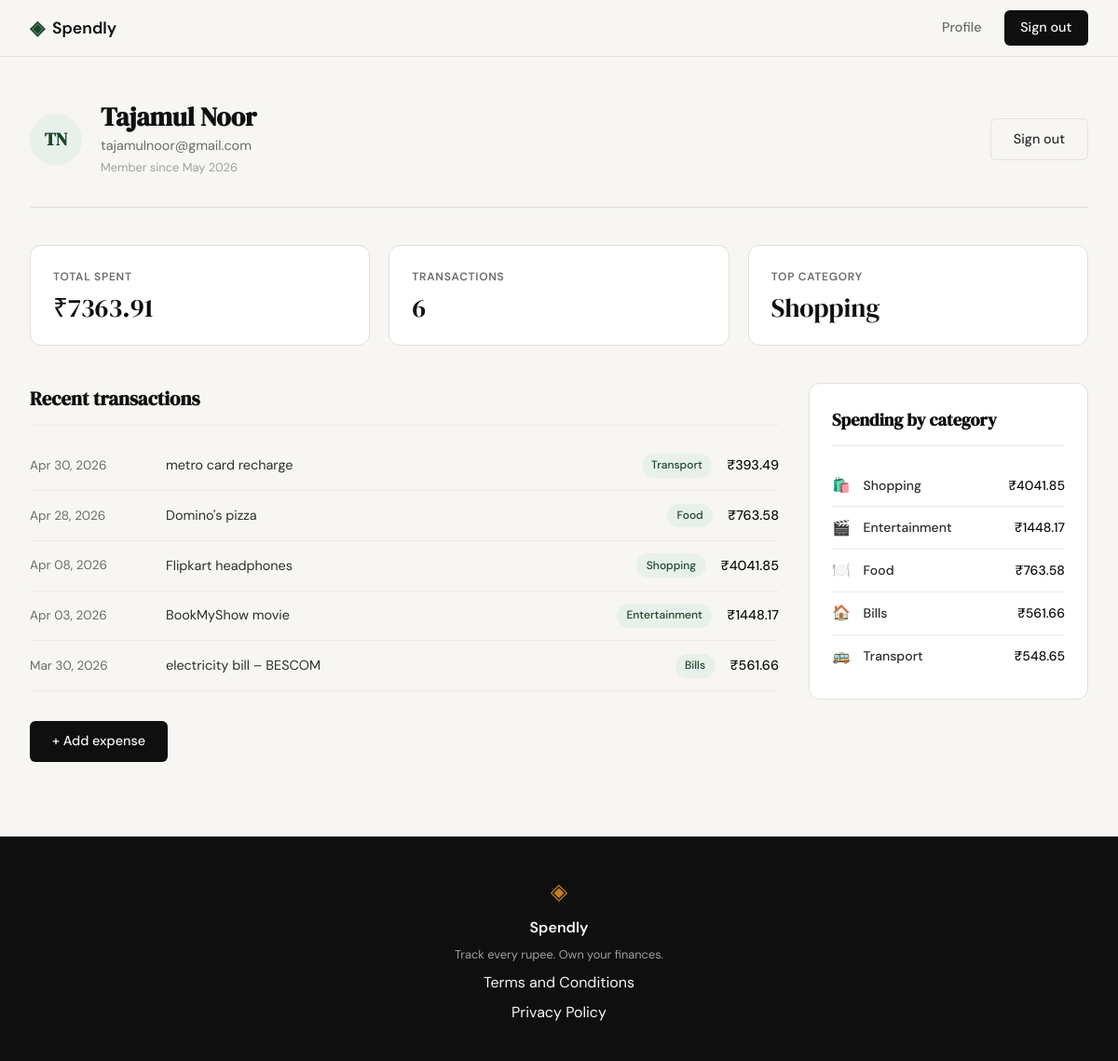
Screenshot of /profile (signed in) with the database file from the repository.
### tables this page shows
CREATE TABLE users (
            id            INTEGER PRIMARY KEY AUTOINCREMENT,
            name          TEXT    NOT NULL,
            email         TEXT    NOT NULL UNIQUE,
            password_hash TEXT    NOT NULL,
            created_at    TEXT    DEFAULT (datetime('now'))
        );

CREATE TABLE expenses (
            id          INTEGER PRIMARY KEY AUTOINCREMENT,
            user_id     INTEGER NOT NULL REFERENCES users(id),
            amount      REAL    NOT NULL,
            category    TEXT    NOT NULL,
            date        TEXT    NOT NULL,
            description TEXT,
            created_at  TEXT    DEFAULT (datetime('now'))
        );

### app.py (the view)
@app.route("/profile")
@login_required
def profile():
    db = get_db()
    uid = session["user_id"]
    row = db.execute(
        "SELECT name, email, created_at FROM users WHERE id = ?", (uid,)
    ).fetchone()
    words = row["name"].split()
    initials = (words[0][0] + (words[-1][0] if len(words) > 1 else "")).upper()
    member_since = datetime.strptime(row["created_at"][:10], "%Y-%m-%d").strftime("%B %Y")
    user = {
        "name": row["name"],
        "email": row["email"],
        "initials": initials,
        "member_since": member_since,
    }
    agg = db.execute(
        "SELECT COALESCE(SUM(amount), 0) AS total, COUNT(*) AS cnt "
        "FROM expenses WHERE user_id = ?", (uid,)
    ).fetchone()
    top = db.execute(
        "SELECT category FROM expenses WHERE user_id = ? "
        "GROUP BY category ORDER BY SUM(amount) DESC LIMIT 1", (uid,)
    ).fetchone()
    stats = {
        "total_spent": f"₹{agg['total']:.2f}",
        "transaction_count": agg["cnt"],
        "top_category": top["category"] if top else "—",
    }
    rows = db.execute(
        "SELECT date, description, category, amount FROM expenses "
        "WHERE user_id = ? ORDER BY date DESC LIMIT 5", (uid,)
    ).fetchall()
    transactions = [
        {
            "date": datetime.strptime(r["date"], "%Y-%m-%d").strftime("%b %d, %Y"),
            "description": r["description"] or "",
            "category": r["category"],
            "amount": f"₹{r['amount']:.2f}",
        }
        for r in rows
    ]
    cat_rows = db.execute(
        "SELECT category, SUM(amount) AS total FROM expenses "
        "WHERE user_id = ? GROUP BY category ORDER BY total DESC", (uid,)
    ).fetchall()
    categories = [
        {
            "name": c["category"],
            "total": f"₹{c['total']:.2f}",
            "icon": CATEGORY_ICONS.get(c["category"], "📦"),
        }
        for c in cat_rows
    ]
    db.close()
    return render_template("profile.html",
                           user=user,
                           stats=stats,
                           transactions=transactions,
                           categories=categories)

### app.py (called while the page is built)
def login_required(f):
    @wraps(f)
    def decorated_function(*args, **kwargs):
        if 'user_id' not in session:
            return redirect(url_for('login'))
        return f(*args, **kwargs)
    return decorated_function

### database/db.py (called while the page is built)
def get_db():
    conn = sqlite3.connect(DB_PATH)
    conn.row_factory = sqlite3.Row
    conn.execute("PRAGMA foreign_keys = ON")
    return conn

### templates/profile.html (shortened to what this page needs)
{% extends "base.html" %}
{% block content %}
<section class="profile-page">
    <div class="profile-inner">
        <div class="profile-header">
            <div class="profile-user">
                <div class="profile-avatar">{{ user.initials }}</div>
                <div>
                    <h1 class="profile-name">{{ user.name }}</h1>
                    <p class="profile-email">{{ user.email }}</p>
                    <p class="profile-member">Member since {{ user.member_since }}</p>
                </div>
            </div>
            <a href="{{ url_for('logout') }}" class="btn-ghost">Sign out</a>
        </div>
        <div class="profile-stats">
            <div class="stat-card">
                <p class="stat-label">Total spent</p>
                <p class="stat-value">{{ stats.total_spent }}</p>
            </div>
            <div class="stat-card">
                <p class="stat-label">Transactions</p>
                <p class="stat-value">{{ stats.transaction_count }}</p>
            </div>
            <div class="stat-card">
                <p class="stat-label">Top category</p>
                <p class="stat-value">{{ stats.top_category }}</p>
            </div>
        </div>
        <div class="profile-content">
            <div class="profile-main">
                <div class="profile-section">
                    <h2 class="section-title">Recent transactions</h2>
                    <ul class="transaction-list">
                        {% for tx in transactions %}
                        <li class="transaction-row">
                            <span class="tx-date">{{ tx.date }}</span>
                            <span class="tx-desc">{{ tx.description }}</span>
                            <span class="cat-badge cat-{{ tx.category | lower }}">{{ tx.category }}</span>
                            <span class="tx-amount">{{ tx.amount }}</span>
                        </li>
                        {% endfor %}
                    </ul>
                </div>
                <div class="profile-cta">
                    <a href="{{ url_for('add_expense') }}" class="btn-primary">+ Add expense</a>
                </div>
            </div>
            <aside class="profile-sidebar">
                <div class="category-box">
                    <h2 class="category-box-title">Spending by category</h2>
                    <ul class="category-list">
                        {% for cat in categories %}
                        <li class="category-item">
                            <span class="category-icon">{{ cat.icon }}</span>
                            <span class="category-name">{{ cat.name }}</span>
                            <span class="category-total">{{ cat.total }}</span>
                        </li>
                        {% endfor %}
                    </ul>
                </div>
            </aside>
        </div>
    </div>
</section>
{% endblock %}

### rows the page displays
users: name "Tajamul Noor", email "tajamulnoor@gmail.com"
expenses: top_category "Shopping", date "Apr 08, 2026", description "Flipkart headphones", category "Shopping", amount "₹4041.85"
expenses: date "Apr 30, 2026", description "metro card recharge", category "Transport", amount "₹393.49"
expenses: date "Apr 28, 2026", description "Domino's pizza", category "Food", amount "₹763.58"
expenses: date "Apr 03, 2026", description "BookMyShow movie", category "Entertainment", amount "₹1448.17"
expenses: date "Mar 30, 2026", description "electricity bill – BESCOM", category "Bills", amount "₹561.66"

### other values shown
{{ user.initials }} "TN"
{{ user.member_since }} "May 2026"
{{ stats.total_spent }} "₹7363.91"
{{ stats.transaction_count }} "6"
{{ cat.icon }} "🛍️" "🎬" "🍽️" "🏠" "🚌"
{{ cat.name }} "Shopping" "Entertainment" "Food" "Bills" "Transport"
{{ cat.total }} "₹4041.85" "₹1448.17" "₹763.58" "₹561.66" "₹548.65"
